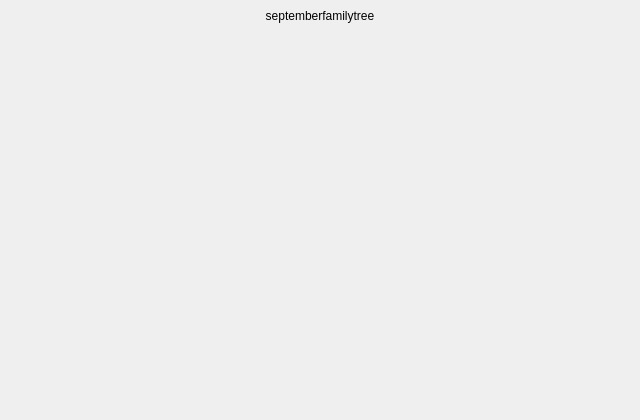
<?xml version="1.0" encoding="UTF-8"?>
<ui version="4.0">
 <class>MainWindow</class>
 <widget class="QMainWindow" name="MainWindow">
  <property name="geometry">
   <rect>
    <x>0</x>
    <y>0</y>
    <width>640</width>
    <height>420</height>
   </rect>
  </property>
  <property name="windowTitle">
   <string>septemberfamilytree</string>
  </property>
  <widget class="QWidget" name="centralwidget">
   <layout class="QVBoxLayout" name="verticalLayout">
    <item>
     <widget class="QLabel" name="titleLabel">
      <property name="text">
       <string>septemberfamilytree</string>
      </property>
      <property name="alignment">
       <set>Qt::AlignmentFlag::AlignCenter</set>
      </property>
     </widget>
    </item>
    <item>
     <spacer name="verticalSpacer">
      <property name="orientation">
       <enum>Qt::Orientation::Vertical</enum>
      </property>
      <property name="sizeHint" stdset="0">
       <size>
        <width>20</width>
        <height>40</height>
       </size>
      </property>
     </spacer>
    </item>
   </layout>
  </widget>
 </widget>
 <resources/>
 <connections/>
</ui>
